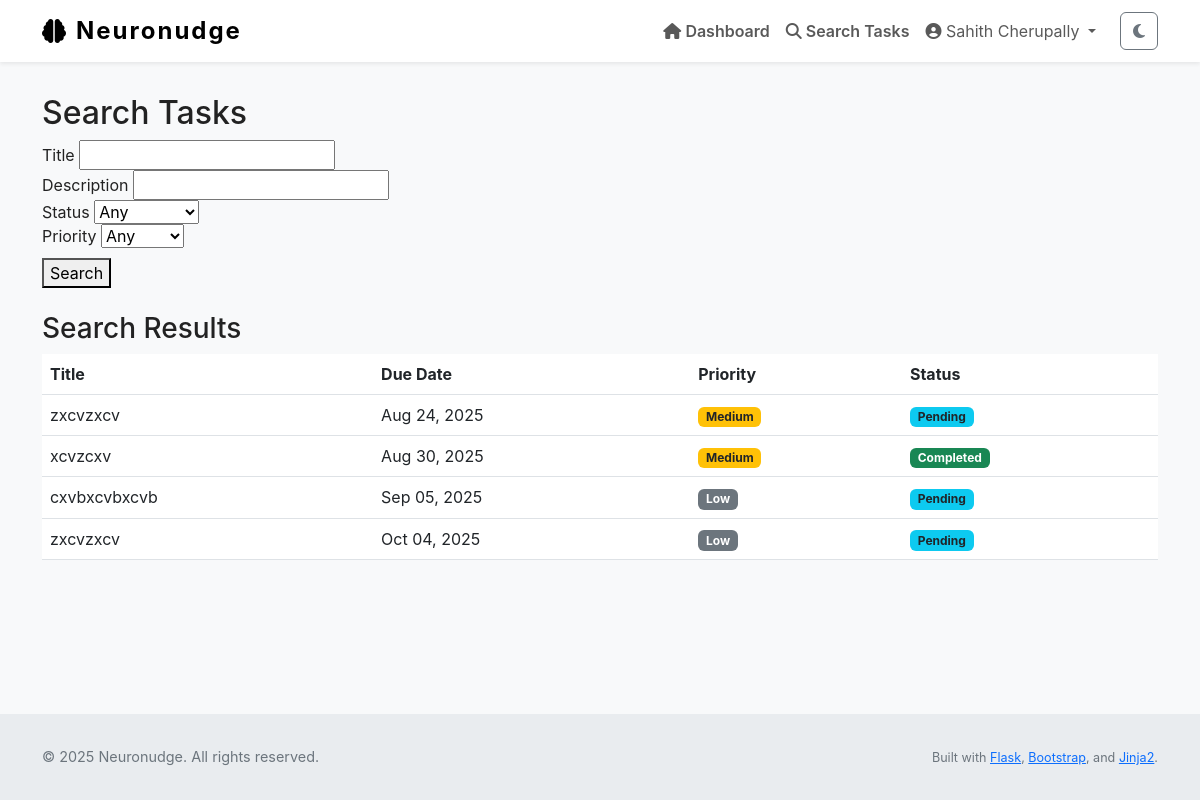
/tasks/search (signed in), run on the app's committed database.
### Neuronudge/models.py (models this page shows, shortened)
class User(UserMixin, db.Model):
    id = db.Column(db.Integer, primary_key=True)
    name = db.Column(db.String(150), nullable=True)                # full name
    username = db.Column(db.String(150), unique=True, nullable=False)
    email = db.Column(db.String(150), unique=True, nullable=False)
    password_hash = db.Column(db.String(256), nullable=False)
    profile_type = db.Column(db.String(50), nullable=False, default='General')
    created_at = db.Column(db.DateTime, default=datetime.utcnow)
    tasks = db.relationship('Task', backref='user', lazy=True)
    logs = db.relationship('ActivityLog', backref='user', lazy=True)
    preferences = db.relationship('OnboardingPreferences', back_populates='user', uselist=False)
    avatar_url = db.Column(db.String(300), default=None)
    registered_on = db.Column(db.DateTime, default=datetime.utcnow)
    dashboard_features = db.Column(JSON, nullable=False, default=[])
    feature_task_timer = db.Column(db.Boolean, default=False)
    feature_task_stats = db.Column(db.Boolean, default=True)
    feature_focus_mode = db.Column(db.Boolean, default=False)
    feature_deadline_tracker = db.Column(db.Boolean, default=False)
    feature_priority_sort = db.Column(db.Boolean, default=False)
    feature_task_export = db.Column(db.Boolean, default=False)
    feature_progress_graphs = db.Column(db.Boolean, default=False)

class Task(db.Model):
    id = db.Column(db.Integer, primary_key=True)
    title = db.Column(db.String(255), nullable=False)
    description = db.Column(db.Text, nullable=False)
    due_date = db.Column(db.DateTime)
    completed = db.Column(db.Boolean, default=False)
    priority = db.Column(db.Integer, default=2)         # 1 = high, 2 = med, 3 = low
    status = db.Column(db.String(20), default='not started')
    reminder_set = db.Column(db.Boolean, default=False)
    created_at = db.Column(db.DateTime, default=datetime.utcnow)
    updated_at = db.Column(db.DateTime, default=datetime.utcnow, onupdate=datetime.utcnow)
    user_id = db.Column(db.Integer, db.ForeignKey('user.id'), nullable=False)

### Neuronudge/views.py (the view)
@main.route('/tasks/search', methods=['GET', 'POST'])
@login_required
def task_search():
    title = request.args.get('title', '').strip()
    description = request.args.get('description', '').strip()
    completed = request.args.get('completed', 'any')
    priority = request.args.get('priority', 'any')
    query = Task.query.filter_by(user_id=current_user.id)
    if title:
        query = query.filter(Task.title.ilike(f'%{title}%'))
    if description:
        query = query.filter(Task.description.ilike(f'%{description}%'))
    if completed in ['true', 'false']:
        query = query.filter_by(completed=(completed == 'true'))
    if priority in ['1', '2', '3']:
        query = query.filter_by(priority=int(priority))
    results = query.order_by(Task.priority.asc(), Task.due_date.asc().nulls_last()).all()
    return render_template('task_search.html', results=results)

### Neuronudge/templates/task_search.html (shortened to what this page needs)
{% extends "layout.html" %}
{% block content %}
<h2>Search Tasks</h2>
<form method="GET" action="{{ url_for('main.task_search') }}" role="search">
    <div>
        <label for="title">Title</label>
        <input type="text" name="title" id="title" value="{{ request.args.get('title', '') }}">
    </div>
    <div>
        <label for="description">Description</label>
        <input type="text" name="description" id="description" value="{{ request.args.get('description', '') }}">
    </div>
    <div>
        <label for="completed">Status</label>
        <select name="completed" id="completed">
            <option value="any" {% if request.args.get('completed') == 'any' %}selected{% endif %}>Any</option>
        </select>
    </div>
    <div>
        <label for="priority">Priority</label>
        <select name="priority" id="priority">
            <option value="any" {% if request.args.get('priority') == 'any' %}selected{% endif %}>Any</option>
        </select>
    </div>
    <div style="margin-top: 10px;">
        <button type="submit">Search</button>
    </div>
</form>
{% if results is defined %}
    <h3 class="mt-4">Search Results</h3>
    {% if results %}
        <table class="table table-hover">
            <thead>
                <tr>
                    <th>Title</th>
                    <th>Due Date</th>
                    <th>Priority</th>
                    <th>Status</th>
                </tr>
            </thead>
            <tbody>
                {% for task in results %}
                <tr>
                    <td>{{ task.title }}</td>
                    <td>{{ task.due_date.strftime('%b %d, %Y') if task.due_date else 'No due date' }}</td>
                    <td>
                        {% if task.priority == 1 %}<span class="badge bg-danger">High</span>
                        {% elif task.priority == 2 %}<span class="badge bg-warning text-dark">Medium</span>
                        {% elif task.priority == 3 %}<span class="badge bg-secondary">Low</span>
                        {% endif %}
                    </td>
                    <td>
                        {% if task.completed %}
                            <span class="badge bg-success">Completed</span>
                        {% else %}
                            <span class="badge bg-info text-dark">Pending</span>
                        {% endif %}
                    </td>
                </tr>
                {% endfor %}
            </tbody>
        </table>
    {% else %}
        <p class="text-muted">No tasks match your search.</p>
    {% endif %}
{% endif %}
{% endblock %}

### Neuronudge/templates/layout.html (shortened to what this page needs)
<!DOCTYPE html>
<html lang="en" class="h-100" data-theme="light">
<head>
    <link href="https://cdn.jsdelivr.net/npm/bootstrap@5.3.0/dist/css/bootstrap.min.css" rel="stylesheet" />
    <link href="https://cdnjs.cloudflare.com/ajax/libs/font-awesome/6.4.0/css/all.min.css" rel="stylesheet" />
    <link rel="stylesheet" href="{{ url_for('static', filename='style.css') }}" />
</head>
<body class="d-flex flex-column h-100" role="document" aria-live="polite" aria-busy="false" aria-label="Neuronudge main document">
<nav class="navbar navbar-expand-lg navbar-light fixed-top bg-white shadow-sm" role="navigation" aria-label="Main navigation">
    <div class="container">
        <a class="navbar-brand d-flex align-items-center" href="{{ url_for('main.home') }}" aria-label="Neuronudge homepage">
            <i class="fa-solid fa-brain me-2" aria-hidden="true"></i> Neuronudge
        </a>
        <div class="collapse navbar-collapse" id="navbarNav">
            <ul class="navbar-nav ms-auto align-items-center" role="menubar">
                {% if current_user.is_authenticated %}
                    <li class="nav-item" role="none">
                        <a class="nav-link fw-semibold" href="{{ url_for('main.dashboard') }}" role="menuitem">
                            <i class="fa-solid fa-house"></i> Dashboard
                        </a>
                    </li>
                    <li class="nav-item" role="none">
                        <a class="nav-link fw-semibold" href="{{ url_for('main.task_search') }}" role="menuitem">
                            <i class="fa-solid fa-magnifying-glass"></i> Search Tasks
                        </a>
                    </li>
                    <li class="nav-item dropdown" role="none">
                        <a class="nav-link dropdown-toggle" href="#" id="profileDropdown" role="button"
                           data-bs-toggle="dropdown" aria-expanded="false" aria-haspopup="true" aria-controls="profileDropdownMenu">
                            <i class="fa-solid fa-user-circle"></i> {{ current_user.name or current_user.email }}
                        </a>
                    </li>
                    <li class="nav-item" role="none">
                        <button id="darkModeToggle" class="btn btn-outline-secondary ms-3" aria-pressed="false" aria-label="Toggle dark mode">
                            <i class="fa-solid fa-moon"></i>
                        </button>
                    </li>
                {% endif %}
            </ul>
        </div>
    </div>
</nav>
<div class="flash-message container position-fixed top-0 end-0 p-3" role="region" aria-live="assertive" aria-atomic="true">
</div>
<main role="main" class="container flex-grow-1 my-4" tabindex="-1">
    {% block content %}{% endblock %}
</main>
<footer class="footer mt-auto" role="contentinfo">
    <div class="container d-flex flex-column flex-md-row justify-content-between align-items-center">
        <p class="mb-2 mb-md-0">&copy; {{ current_year if current_year else "2025" }} Neuronudge. All rights reserved.</p>
        <p class="mb-0">
            <small>
                Built with
                <a href="https://flask.palletsprojects.com/" target="_blank" rel="noopener noreferrer">Flask</a>,
                <a href="https://getbootstrap.com/" target="_blank" rel="noopener noreferrer">Bootstrap</a>,
                and
                <a href="https://jinja.palletsprojects.com/" target="_blank" rel="noopener noreferrer">Jinja2</a>.
            </small>
        </p>
    </div>
</footer>
</body>
</html>

### Neuronudge/static/style.css (style rules this page uses)
:root { --page-bg: #eef5ff; --muted-text: #6c757d; }
body { background-color: var(--page-bg); color: #222; font-family: -apple-system, BlinkMacSystemFont, "Segoe UI", Roboto, "Helvetica Neue", Arial; line-height: 1.5; }
.flash-message { position: fixed; top: 70px; right: 1rem; z-index: 1080; min-width: 320px; max-width: 350px; pointer-events: auto; }

### Neuronudge/templates/layout.html (style rules this page uses)
body { padding-top: 70px; background-color: var(--bs-light-bg, #f8f9fa); min-height: 100vh; display: flex; flex-direction: column; font-family: -apple-system, BlinkMacSystemFont, "Segoe UI", Roboto, "Helvetica Neue", Arial; text-size-adjust: 100%; }
.navbar-brand { font-weight: 700; font-size: 1.5rem; letter-spacing: 2px; }
.footer { margin-top: auto; padding: 2rem 0; background-color: var(--bs-light-footer-bg, #e9ecef); text-align: center; font-size: 0.9rem; color: #6c757d; }
.flash-message { position: fixed; top: 70px; right: 1rem; z-index: 1080; min-width: 320px; max-width: 350px; pointer-events: auto; }

### data on the page
User: name "Sahith Cherupally"
Task: title "zxcvzxcv", due_date "Aug 24, 2025", priority "Medium", completed "Pending"
Task: title "xcvzcxv", due_date "Aug 30, 2025", priority "Medium", completed "Completed"
Task: title "cxvbxcvbxcvb", due_date "Sep 05, 2025", priority "Low", completed "Pending"
Task: title "zxcvzxcv", due_date "Oct 04, 2025", priority "Low", completed "Pending"

### other printed values
{{ current_year if current_year else "2025" }} "2025"
